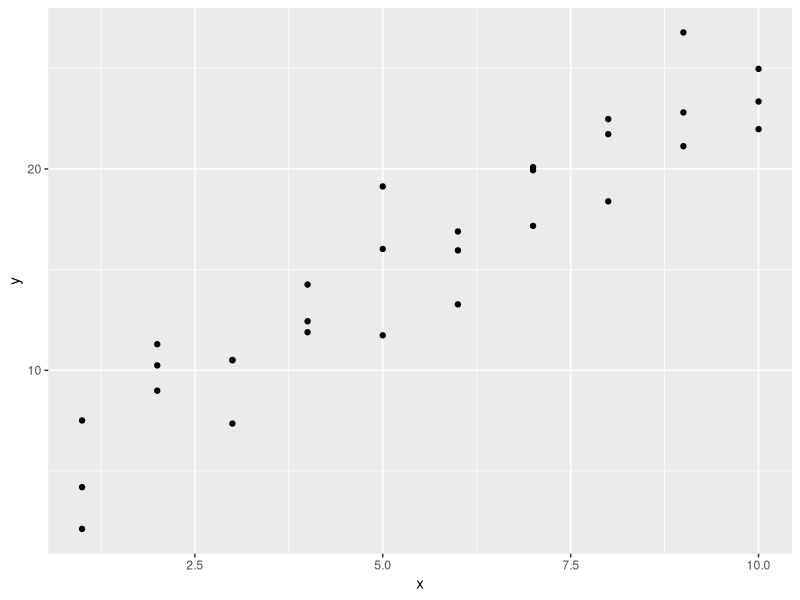
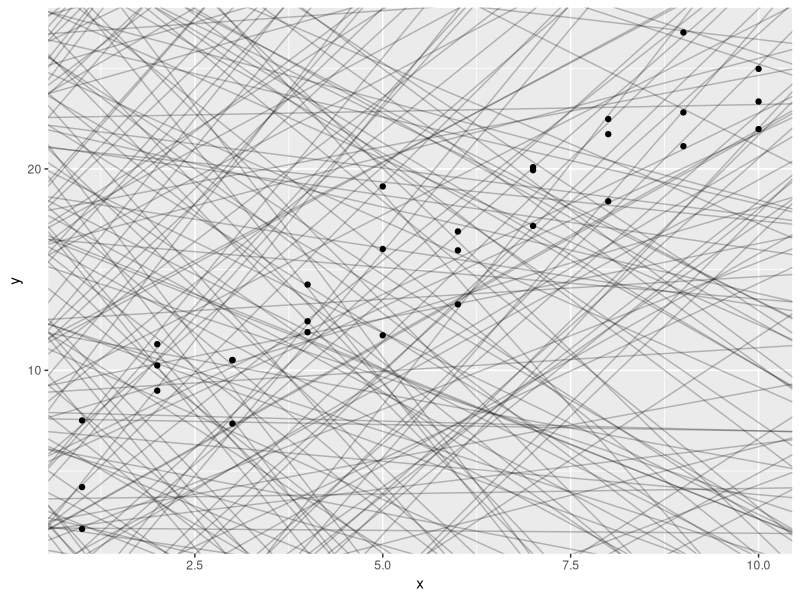
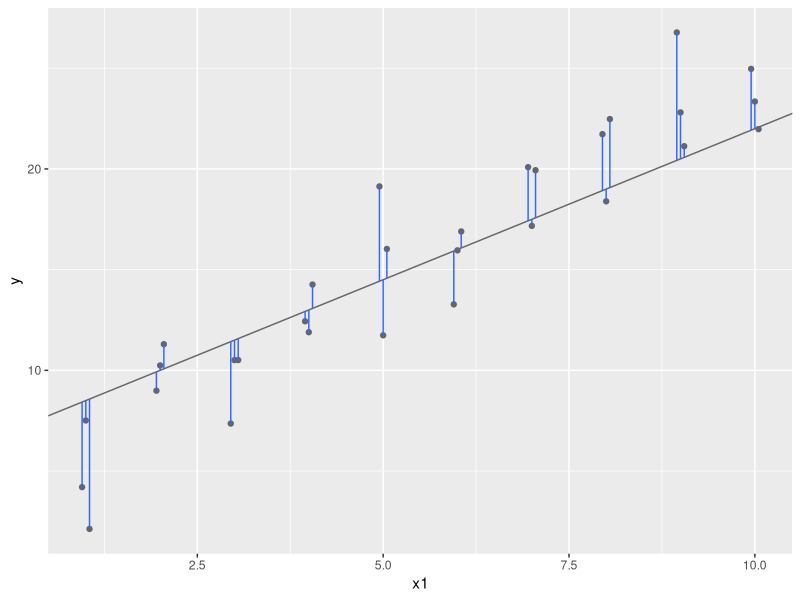
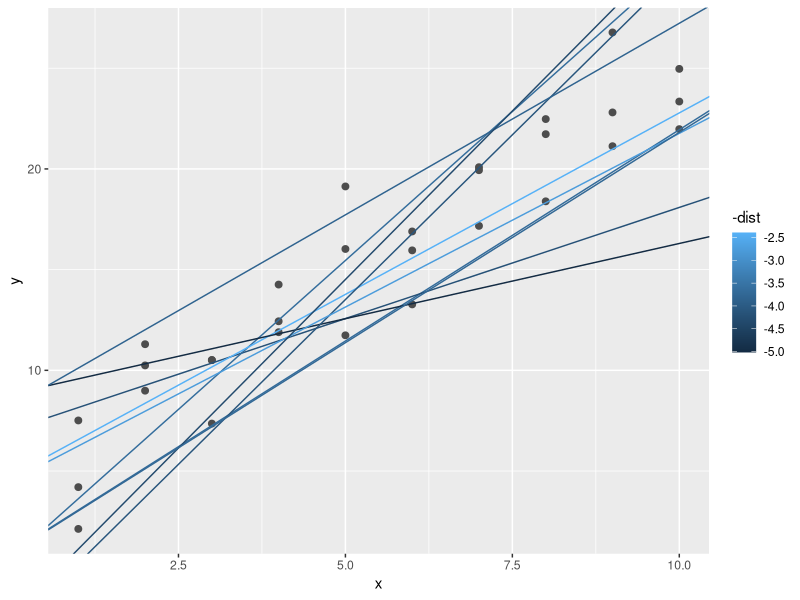
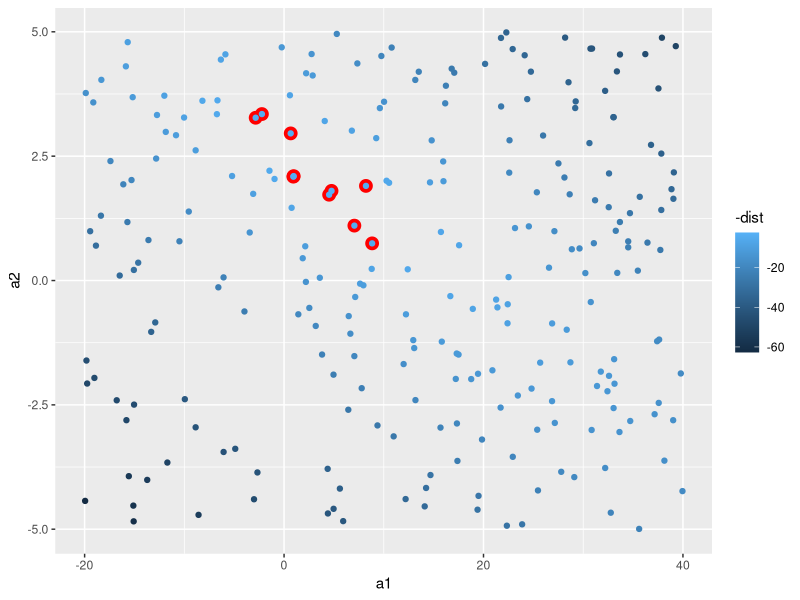
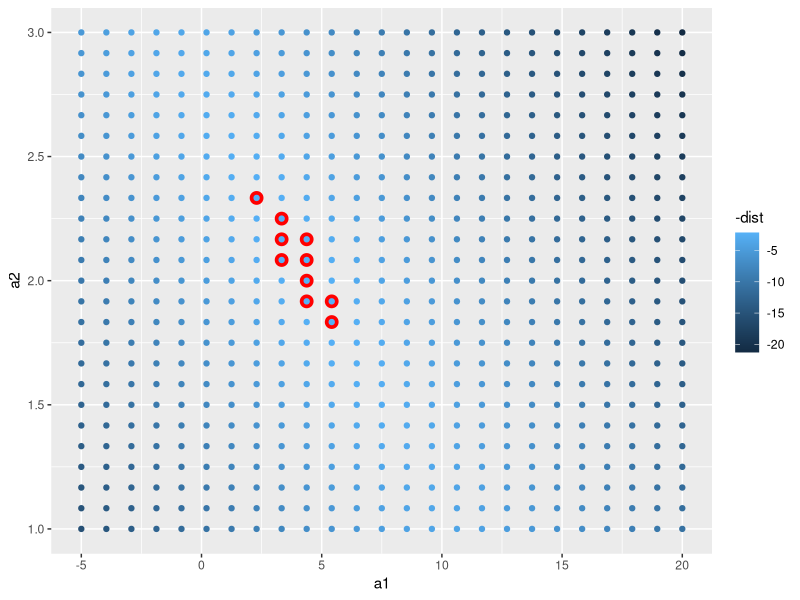
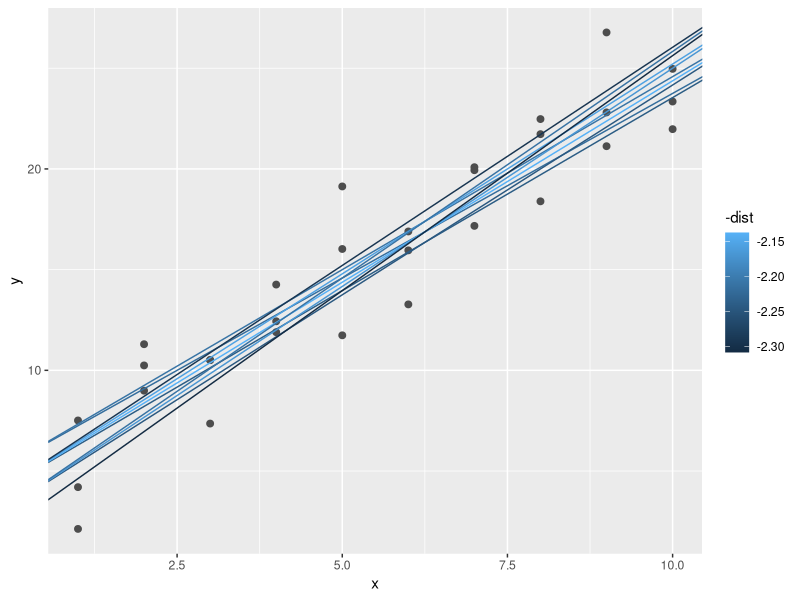
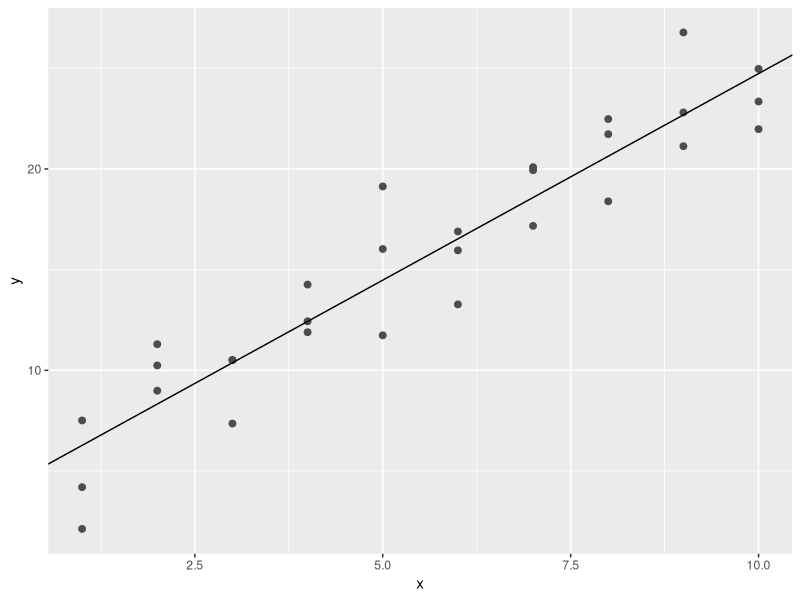

Write R code to recreate these figures, in order.
## ---- chunk 1
library(tidyverse)

library(modelr)
options(na.action = na.warn)
## ---- chunk 2
ggplot(sim1, aes(x, y)) + 
  geom_point()
## ---- chunk 3
models <- tibble(
  a1 = runif(250, -20, 40),
  a2 = runif(250, -5, 5)
)

ggplot(sim1, aes(x, y)) + 
  geom_abline(aes(intercept = a1, slope = a2), data = models, alpha = 1/4) +
  geom_point() 
## ---- chunk 4
dist1 <- sim1 %>% 
  mutate(
    dodge = rep(c(-1, 0, 1) / 20, 10),
    x1 = x + dodge,
    pred = 7 + x1 * 1.5
  )

ggplot(dist1, aes(x1, y)) + 
  geom_abline(intercept = 7, slope = 1.5, colour = "grey40") +
  geom_point(colour = "grey40") +
  geom_linerange(aes(ymin = y, ymax = pred), colour = "#3366FF") 
## ---- chunk 5
 model1 <- function(a, data) {
# a <- c(7,1.5)
# data <- sim1
 a[1] + a[2]*data$x   
   }
model1(c(7, 1.5), sim1)
## ---- chunk 6

 measure_distance <- function(mod, data) {
#
#   diff <- (model1(mod, data) - data$y )
#sqrt( sum(diff^2)/nrow(data)) 

y_hat <-model1(mod, data)
diff <- (data$y - y_hat )
sqrt( sum(diff^2)/nrow(data)) 
   }
measure_distance(c(7, 1.5), sim1)
## ---- chunk 7
sim1_dist <- function(a1, a2) {
  measure_distance(c(a1, a2), sim1)
}

models <- models %>% 
  mutate(dist = purrr::map2_dbl(a1, a2, sim1_dist))
models
## ---- chunk 8
ggplot(sim1, aes(x, y)) + 
  geom_point(size = 2, colour = "grey30") + 
  geom_abline(
    aes(intercept = a1, slope = a2, colour = -dist), 
    data = filter(models, rank(dist) <= 10)
  )
## ---- chunk 9
ggplot(models, aes(a1, a2)) +
  geom_point(data = filter(models, rank(dist) <= 10), size = 4, colour = "red") +
  geom_point(aes(colour = -dist))
## ---- chunk 10
grid <- expand.grid(
  a1 = seq(-5, 20, length = 25),
  a2 = seq(1, 3, length = 25)
  ) %>% 
  mutate(dist = purrr::map2_dbl(a1, a2, sim1_dist))

grid %>% 
  ggplot(aes(a1, a2)) +
  geom_point(data = filter(grid, rank(dist) <= 10), size = 4, colour = "red") +
  geom_point(aes(colour = -dist)) 
## ---- chunk 11
ggplot(sim1, aes(x, y)) + 
  geom_point(size = 2, colour = "grey30") + 
  geom_abline(
    aes(intercept = a1, slope = a2, colour = -dist), 
    data = filter(grid, rank(dist) <= 10)
  )
## ---- chunk 12
optim(c(4,2), measure_distance, data = sim1)
## ---- chunk 13
best <- optim(c(0, 0), measure_distance, data = sim1)
best$par

ggplot(sim1, aes(x, y)) + 
  geom_point(size = 2, colour = "grey30") + 
  geom_abline(intercept = best$par[1], slope = best$par[2])
## ---- chunk 14
sim1_mod <- lm(y ~ x, data = sim1)
coef(sim1_mod)
## ---- chunk 15
grid <- sim1 %>% 
  data_grid(x) 
grid
## ---- chunk 16
grid <- grid %>% 
  add_predictions(sim1_mod) 
grid
## ---- chunk 17
ggplot(sim1, aes(x)) +
  geom_point(aes(y = y)) +
  geom_line(aes(y = pred), data = grid, colour = "red", size = 1)
## ---- chunk 18
sim1 <- sim1 %>% 
  add_residuals(sim1_mod)
sim1
## ---- chunk 19
ggplot(sim1, aes(resid)) + 
  geom_freqpoly(binwidth = 0.5)
## ---- chunk 20
mean(sim1$resid)
## ---- chunk 21
ggplot(sim1, aes(x, resid)) + 
  geom_ref_line(h = 0, size = 2,colour = "firebrick") +
  geom_point() 
